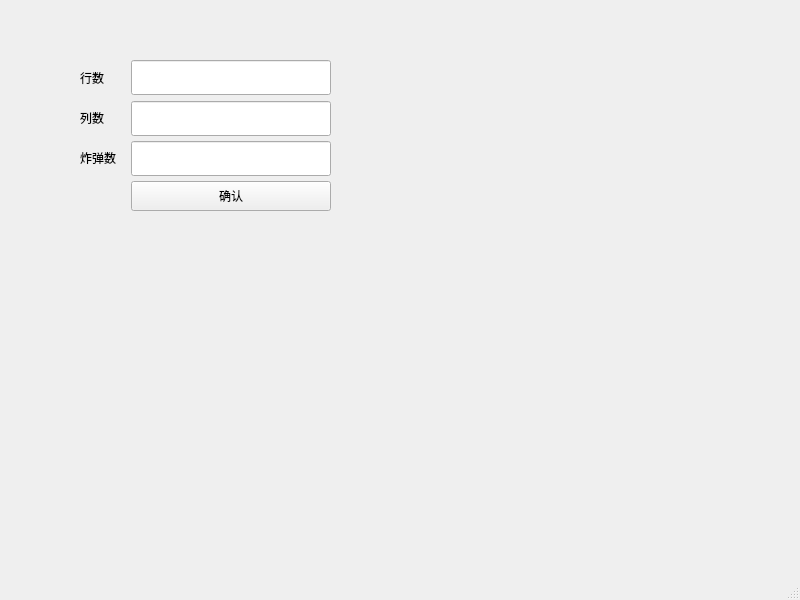
<?xml version="1.0" encoding="UTF-8"?>
<ui version="4.0">
 <class>Customize_window</class>
 <widget class="QMainWindow" name="Customize_window">
  <property name="geometry">
   <rect>
    <x>0</x>
    <y>0</y>
    <width>800</width>
    <height>600</height>
   </rect>
  </property>
  <property name="windowTitle">
   <string>MainWindow</string>
  </property>
  <widget class="QWidget" name="centralwidget">
   <widget class="QWidget" name="gridLayoutWidget">
    <property name="geometry">
     <rect>
      <x>80</x>
      <y>60</y>
      <width>251</width>
      <height>151</height>
     </rect>
    </property>
    <layout class="QGridLayout" name="gridLayout">
     <item row="0" column="1">
      <widget class="QLineEdit" name="lineEdit1">
       <property name="minimumSize">
        <size>
         <width>60</width>
         <height>35</height>
        </size>
       </property>
      </widget>
     </item>
     <item row="0" column="0">
      <widget class="QLabel" name="label">
       <property name="minimumSize">
        <size>
         <width>45</width>
         <height>0</height>
        </size>
       </property>
       <property name="text">
        <string>行数</string>
       </property>
      </widget>
     </item>
     <item row="1" column="1">
      <widget class="QLineEdit" name="lineEdit2">
       <property name="minimumSize">
        <size>
         <width>0</width>
         <height>35</height>
        </size>
       </property>
      </widget>
     </item>
     <item row="2" column="1">
      <widget class="QLineEdit" name="lineEdit3">
       <property name="minimumSize">
        <size>
         <width>0</width>
         <height>35</height>
        </size>
       </property>
      </widget>
     </item>
     <item row="3" column="1">
      <widget class="QPushButton" name="ok">
       <property name="minimumSize">
        <size>
         <width>15</width>
         <height>30</height>
        </size>
       </property>
       <property name="text">
        <string>确认</string>
       </property>
      </widget>
     </item>
     <item row="1" column="0">
      <widget class="QLabel" name="label_2">
       <property name="minimumSize">
        <size>
         <width>45</width>
         <height>0</height>
        </size>
       </property>
       <property name="text">
        <string>列数</string>
       </property>
      </widget>
     </item>
     <item row="2" column="0">
      <widget class="QLabel" name="label_3">
       <property name="minimumSize">
        <size>
         <width>44</width>
         <height>0</height>
        </size>
       </property>
       <property name="text">
        <string>炸弹数</string>
       </property>
      </widget>
     </item>
    </layout>
   </widget>
  </widget>
  <widget class="QMenuBar" name="menubar">
   <property name="geometry">
    <rect>
     <x>0</x>
     <y>0</y>
     <width>800</width>
     <height>17</height>
    </rect>
   </property>
  </widget>
  <widget class="QStatusBar" name="statusbar"/>
 </widget>
 <resources/>
 <connections/>
</ui>
